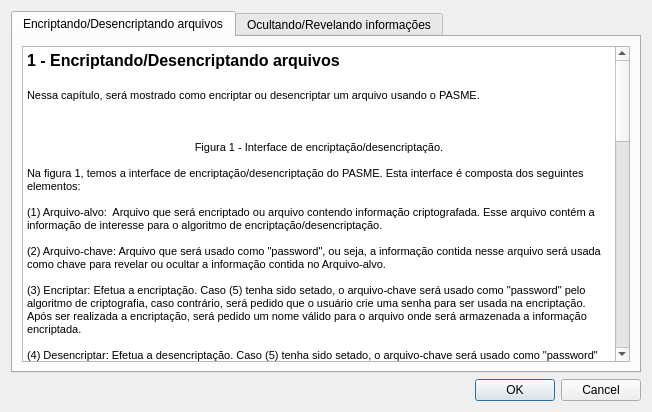
<?xml version="1.0" encoding="UTF-8"?>
<ui version="4.0">
 <class>ajuda</class>
 <widget class="QDialog" name="ajuda">
  <property name="geometry">
   <rect>
    <x>0</x>
    <y>0</y>
    <width>652</width>
    <height>412</height>
   </rect>
  </property>
  <property name="windowTitle">
   <string>Ajuda</string>
  </property>
  <layout class="QGridLayout" name="gridLayout_2">
   <item row="0" column="0">
    <widget class="QTabWidget" name="tabWidget">
     <property name="currentIndex">
      <number>0</number>
     </property>
     <widget class="QWidget" name="tab">
      <attribute name="title">
       <string>Encriptando/Desencriptando arquivos</string>
      </attribute>
      <layout class="QGridLayout" name="gridLayout">
       <item row="0" column="0">
        <widget class="QTextBrowser" name="textBrowser">
         <property name="html">
          <string>&lt;!DOCTYPE HTML PUBLIC &quot;-//W3C//DTD HTML 4.0//EN&quot; &quot;http://www.w3.org/TR/REC-html40/strict.dtd&quot;&gt;
&lt;html&gt;&lt;head&gt;&lt;meta name=&quot;qrichtext&quot; content=&quot;1&quot; /&gt;&lt;style type=&quot;text/css&quot;&gt;
p, li { white-space: pre-wrap; }
&lt;/style&gt;&lt;/head&gt;&lt;body style=&quot; font-family:'MS Shell Dlg 2'; font-size:8.25pt; font-weight:400; font-style:normal;&quot;&gt;
&lt;p style=&quot; margin-top:0px; margin-bottom:0px; margin-left:0px; margin-right:0px; -qt-block-indent:0; text-indent:0px;&quot;&gt;&lt;span style=&quot; font-size:12pt; font-weight:600;&quot;&gt;1 - Encriptando/Desencriptando arquivos&lt;/span&gt;&lt;/p&gt;
&lt;p style=&quot;-qt-paragraph-type:empty; margin-top:0px; margin-bottom:0px; margin-left:0px; margin-right:0px; -qt-block-indent:0; text-indent:0px; font-size:12pt; font-weight:600;&quot;&gt;&lt;/p&gt;
&lt;p style=&quot; margin-top:0px; margin-bottom:0px; margin-left:0px; margin-right:0px; -qt-block-indent:0; text-indent:0px;&quot;&gt;&lt;span style=&quot; font-size:8pt;&quot;&gt;Nessa capítulo, será mostrado como encriptar ou desencriptar um arquivo usando o PASME.&lt;/span&gt;&lt;/p&gt;
&lt;p align=&quot;center&quot; style=&quot;-qt-paragraph-type:empty; margin-top:0px; margin-bottom:0px; margin-left:0px; margin-right:0px; -qt-block-indent:0; text-indent:0px; font-size:8pt;&quot;&gt;&lt;/p&gt;
&lt;p align=&quot;center&quot; style=&quot; margin-top:0px; margin-bottom:0px; margin-left:0px; margin-right:0px; -qt-block-indent:0; text-indent:0px;&quot;&gt;&lt;img src=&quot;:/pasme/images/a&quot; /&gt;&lt;/p&gt;
&lt;p style=&quot;-qt-paragraph-type:empty; margin-top:0px; margin-bottom:0px; margin-left:0px; margin-right:0px; -qt-block-indent:0; text-indent:0px; font-size:8pt;&quot;&gt;&lt;/p&gt;
&lt;p align=&quot;center&quot; style=&quot; margin-top:0px; margin-bottom:0px; margin-left:0px; margin-right:0px; -qt-block-indent:0; text-indent:0px;&quot;&gt;&lt;span style=&quot; font-size:8pt;&quot;&gt;Figura 1 - Interface de encriptação/desencriptação.&lt;/span&gt;&lt;/p&gt;
&lt;p align=&quot;center&quot; style=&quot;-qt-paragraph-type:empty; margin-top:0px; margin-bottom:0px; margin-left:0px; margin-right:0px; -qt-block-indent:0; text-indent:0px; font-size:8pt;&quot;&gt;&lt;/p&gt;
&lt;p style=&quot; margin-top:0px; margin-bottom:0px; margin-left:0px; margin-right:0px; -qt-block-indent:0; text-indent:0px;&quot;&gt;&lt;span style=&quot; font-size:8pt;&quot;&gt;Na figura 1, temos a interface de encriptação/desencriptação do PASME. Esta interface é composta dos seguintes elementos:&lt;/span&gt;&lt;/p&gt;
&lt;p style=&quot;-qt-paragraph-type:empty; margin-top:0px; margin-bottom:0px; margin-left:0px; margin-right:0px; -qt-block-indent:0; text-indent:0px; font-size:8pt;&quot;&gt;&lt;/p&gt;
&lt;p style=&quot; margin-top:0px; margin-bottom:0px; margin-left:0px; margin-right:0px; -qt-block-indent:0; text-indent:0px;&quot;&gt;&lt;span style=&quot; font-size:8pt;&quot;&gt;(1) Arquivo-alvo:  Arquivo que será encriptado ou arquivo contendo informação criptografada. Esse arquivo contém a informação de interesse para o algoritmo de encriptação/desencriptação.&lt;/span&gt;&lt;/p&gt;
&lt;p style=&quot;-qt-paragraph-type:empty; margin-top:0px; margin-bottom:0px; margin-left:0px; margin-right:0px; -qt-block-indent:0; text-indent:0px; font-size:8pt;&quot;&gt;&lt;/p&gt;
&lt;p style=&quot; margin-top:0px; margin-bottom:0px; margin-left:0px; margin-right:0px; -qt-block-indent:0; text-indent:0px;&quot;&gt;&lt;span style=&quot; font-size:8pt;&quot;&gt;(2) Arquivo-chave: Arquivo que será usado como &amp;quot;password&amp;quot;, ou seja, a informação contida nesse arquivo será usada como chave para revelar ou ocultar a informação contida no Arquivo-alvo.&lt;/span&gt;&lt;/p&gt;
&lt;p style=&quot;-qt-paragraph-type:empty; margin-top:0px; margin-bottom:0px; margin-left:0px; margin-right:0px; -qt-block-indent:0; text-indent:0px; font-size:8pt;&quot;&gt;&lt;/p&gt;
&lt;p style=&quot; margin-top:0px; margin-bottom:0px; margin-left:0px; margin-right:0px; -qt-block-indent:0; text-indent:0px;&quot;&gt;&lt;span style=&quot; font-size:8pt;&quot;&gt;(3) Encriptar: Efetua a encriptação. Caso (5) tenha sido setado, o arquivo-chave será usado como &amp;quot;password&amp;quot; pelo algoritmo de criptografia, caso contrário, será pedido que o usuário crie uma senha para ser usada na encriptação. Após ser realizada a encriptação, será pedido um nome válido para o arquivo onde será armazenada a informação encriptada. &lt;/span&gt;&lt;/p&gt;
&lt;p style=&quot;-qt-paragraph-type:empty; margin-top:0px; margin-bottom:0px; margin-left:0px; margin-right:0px; -qt-block-indent:0; text-indent:0px; font-size:8pt;&quot;&gt;&lt;/p&gt;
&lt;p style=&quot; margin-top:0px; margin-bottom:0px; margin-left:0px; margin-right:0px; -qt-block-indent:0; text-indent:0px;&quot;&gt;&lt;span style=&quot; font-size:8pt;&quot;&gt;(4) Desencriptar: Efetua a desencriptação. Caso (5) tenha sido setado, o arquivo-chave será usado como &amp;quot;password&amp;quot; pelo algoritmo de desencriptação, caso contrário, será pedido que o usuário entrar com uma senha para ser usada na desencriptação. Antes de ser realizada a desencriptação será verificada se a senha é válida. Após ser realizada a desencriptação, será pedido um nome válido para o arquivo onde será armazenada a informação revelada. &lt;/span&gt;&lt;/p&gt;
&lt;p style=&quot;-qt-paragraph-type:empty; margin-top:0px; margin-bottom:0px; margin-left:0px; margin-right:0px; -qt-block-indent:0; text-indent:0px; font-size:8pt;&quot;&gt;&lt;/p&gt;
&lt;p style=&quot;-qt-paragraph-type:empty; margin-top:0px; margin-bottom:0px; margin-left:0px; margin-right:0px; -qt-block-indent:0; text-indent:0px; font-size:8pt;&quot;&gt;&lt;/p&gt;
&lt;p style=&quot; margin-top:0px; margin-bottom:0px; margin-left:0px; margin-right:0px; -qt-block-indent:0; text-indent:0px;&quot;&gt;&lt;span style=&quot; font-size:8pt;&quot;&gt;(5) Usar arquivo-chave: Indica se o arquivo-chave (2) será usado como &amp;quot;password&amp;quot; ou se será pedido para o usuário criar uma senha, no caso de ser realizada uma encriptação, ou se será pedido para o usuário entrar com uma senha, no caso de ser realizada uma desencriptação.&lt;/span&gt;&lt;/p&gt;
&lt;p style=&quot; margin-top:0px; margin-bottom:0px; margin-left:0px; margin-right:0px; -qt-block-indent:0; text-indent:0px;&quot;&gt;&lt;span style=&quot; font-size:8pt;&quot;&gt; &lt;/span&gt;&lt;/p&gt;
&lt;p style=&quot; margin-top:0px; margin-bottom:0px; margin-left:0px; margin-right:0px; -qt-block-indent:0; text-indent:0px;&quot;&gt;&lt;span style=&quot; font-size:10pt; font-weight:600;&quot;&gt;1.1) Os passos para encriptar um arquivo&lt;/span&gt;&lt;/p&gt;
&lt;p style=&quot;-qt-paragraph-type:empty; margin-top:0px; margin-bottom:0px; margin-left:0px; margin-right:0px; -qt-block-indent:0; text-indent:0px; font-size:10pt; font-weight:600;&quot;&gt;&lt;/p&gt;
&lt;p style=&quot; margin-top:0px; margin-bottom:0px; margin-left:0px; margin-right:0px; -qt-block-indent:0; text-indent:0px;&quot;&gt;&lt;span style=&quot; font-size:8pt;&quot;&gt;1.a) Escolha o arquivo-alvo, ou seja, o arquivo contendo a informação a ser encriptada. Para fazer isso clique no botão apontado em (1) da figura 1.&lt;/span&gt;&lt;/p&gt;
&lt;p style=&quot;-qt-paragraph-type:empty; margin-top:0px; margin-bottom:0px; margin-left:0px; margin-right:0px; -qt-block-indent:0; text-indent:0px; font-size:8pt;&quot;&gt;&lt;/p&gt;
&lt;p style=&quot; margin-top:0px; margin-bottom:0px; margin-left:0px; margin-right:0px; -qt-block-indent:0; text-indent:0px;&quot;&gt;&lt;span style=&quot; font-size:8pt;&quot;&gt;2.a) (opcional) Caso um arquivo será usado como &amp;quot;password&amp;quot;, escolhe-se o arquivo-chave clicando-se em (2) da figura 1. Após isso, marca-se em (5) da figura 1, indicando que um arquivo será usado como chave.&lt;/span&gt;&lt;/p&gt;
&lt;p style=&quot;-qt-paragraph-type:empty; margin-top:0px; margin-bottom:0px; margin-left:0px; margin-right:0px; -qt-block-indent:0; text-indent:0px; font-size:8pt;&quot;&gt;&lt;/p&gt;
&lt;p style=&quot; margin-top:0px; margin-bottom:0px; margin-left:0px; margin-right:0px; -qt-block-indent:0; text-indent:0px;&quot;&gt;&lt;span style=&quot; font-size:8pt;&quot;&gt;3.a) Clica-se em encriptar, (3) da figura 1. Se nenhum arquivo será usado como chave, ou seja, se (5) da figura 1 estiver desmarcado, um dialogo aparecerá requisitando uma senha para ser usada na encriptação. Após ser realizada a encriptação, o nome do arquivo onde será armazenada a informação encriptada será pedido.&lt;/span&gt;&lt;/p&gt;
&lt;p style=&quot;-qt-paragraph-type:empty; margin-top:0px; margin-bottom:0px; margin-left:0px; margin-right:0px; -qt-block-indent:0; text-indent:0px; font-size:8pt;&quot;&gt;&lt;/p&gt;
&lt;p style=&quot; margin-top:0px; margin-bottom:0px; margin-left:0px; margin-right:0px; -qt-block-indent:0; text-indent:0px;&quot;&gt;&lt;span style=&quot; font-size:8pt;&quot;&gt;4.a) Encriptação feita! A informação encriptada encontra-se no arquivo com o nome fornecido pelo usuário.&lt;/span&gt;&lt;/p&gt;
&lt;p style=&quot;-qt-paragraph-type:empty; margin-top:0px; margin-bottom:0px; margin-left:0px; margin-right:0px; -qt-block-indent:0; text-indent:0px; font-size:8pt;&quot;&gt;&lt;/p&gt;
&lt;p style=&quot; margin-top:0px; margin-bottom:0px; margin-left:0px; margin-right:0px; -qt-block-indent:0; text-indent:0px;&quot;&gt;&lt;span style=&quot; font-size:10pt; font-weight:600;&quot;&gt;1.2) Os passos para desencriptar um arquivo&lt;/span&gt;&lt;/p&gt;
&lt;p style=&quot;-qt-paragraph-type:empty; margin-top:0px; margin-bottom:0px; margin-left:0px; margin-right:0px; -qt-block-indent:0; text-indent:0px; font-size:10pt; font-weight:600;&quot;&gt;&lt;/p&gt;
&lt;p style=&quot; margin-top:0px; margin-bottom:0px; margin-left:0px; margin-right:0px; -qt-block-indent:0; text-indent:0px;&quot;&gt;&lt;span style=&quot; font-size:8pt;&quot;&gt;1.a) Escolha o arquivo-alvo, ou seja, o arquivo contendo a informação a ser desencriptada. Para fazer isso clique no botão apontado em (1) da figura 1.&lt;/span&gt;&lt;/p&gt;
&lt;p style=&quot;-qt-paragraph-type:empty; margin-top:0px; margin-bottom:0px; margin-left:0px; margin-right:0px; -qt-block-indent:0; text-indent:0px; font-size:8pt;&quot;&gt;&lt;/p&gt;
&lt;p style=&quot; margin-top:0px; margin-bottom:0px; margin-left:0px; margin-right:0px; -qt-block-indent:0; text-indent:0px;&quot;&gt;&lt;span style=&quot; font-size:8pt;&quot;&gt;2.a) (opcional) Caso um arquivo será usado como &amp;quot;password&amp;quot;, escolhe-se o arquivo-chave clicando-se em (2) da figura 1. Após isso, marca-se em (5) da figura 1, indicando que um arquivo será usado como chave.&lt;/span&gt;&lt;/p&gt;
&lt;p style=&quot;-qt-paragraph-type:empty; margin-top:0px; margin-bottom:0px; margin-left:0px; margin-right:0px; -qt-block-indent:0; text-indent:0px; font-size:8pt;&quot;&gt;&lt;/p&gt;
&lt;p style=&quot; margin-top:0px; margin-bottom:0px; margin-left:0px; margin-right:0px; -qt-block-indent:0; text-indent:0px;&quot;&gt;&lt;span style=&quot; font-size:8pt;&quot;&gt;3.a) Clica-se em desencriptar, (4) da figura 1. Se nenhum arquivo será usado como chave, ou seja, se (5) da figura 1 estiver desmarcado, um dialogo aparecerá requisitando uma senha para ser usada na desencriptação. Após ser realizada a desencriptação, o nome do arquivo onde será armazenada a informação desencriptada será pedido.&lt;/span&gt;&lt;/p&gt;
&lt;p style=&quot; margin-top:0px; margin-bottom:0px; margin-left:0px; margin-right:0px; -qt-block-indent:0; text-indent:0px;&quot;&gt;&lt;span style=&quot; font-size:8pt;&quot;&gt;&lt;br /&gt;Obs.: É preciso saber o tipo de informação que será revelada! O tipo de informação a ser revelada é importante para se saber a terminação correta a ser usada no nome de arquivo onde será jogado a informação desencriptada. Por exemplo, se for uma imagem, o nome do arquivo onde será jogada a informação desencriptada será algo como &amp;quot;nome_arquivo.png&amp;quot;, por exemplo.&lt;/span&gt;&lt;/p&gt;
&lt;p style=&quot;-qt-paragraph-type:empty; margin-top:0px; margin-bottom:0px; margin-left:0px; margin-right:0px; -qt-block-indent:0; text-indent:0px; font-size:8pt;&quot;&gt;&lt;/p&gt;
&lt;p style=&quot; margin-top:0px; margin-bottom:0px; margin-left:0px; margin-right:0px; -qt-block-indent:0; text-indent:0px;&quot;&gt;&lt;span style=&quot; font-size:8pt;&quot;&gt;4.a) Desencriptação feita! A informação desencriptada encontra-se no arquivo com o nome fornecido pelo usuário.&lt;/span&gt;&lt;/p&gt;
&lt;p style=&quot;-qt-paragraph-type:empty; margin-top:0px; margin-bottom:0px; margin-left:0px; margin-right:0px; -qt-block-indent:0; text-indent:0px; font-size:8pt;&quot;&gt;&lt;/p&gt;
&lt;p style=&quot; margin-top:0px; margin-bottom:0px; margin-left:0px; margin-right:0px; -qt-block-indent:0; text-indent:0px;&quot;&gt;&lt;span style=&quot; font-size:10pt; font-weight:600;&quot;&gt;1.3) Alterando parâmetros do algoritmo de criptografia&lt;/span&gt;&lt;/p&gt;
&lt;p style=&quot;-qt-paragraph-type:empty; margin-top:0px; margin-bottom:0px; margin-left:0px; margin-right:0px; -qt-block-indent:0; text-indent:0px; font-size:10pt; font-weight:600;&quot;&gt;&lt;/p&gt;
&lt;p align=&quot;center&quot; style=&quot; margin-top:0px; margin-bottom:0px; margin-left:0px; margin-right:0px; -qt-block-indent:0; text-indent:0px;&quot;&gt;&lt;img src=&quot;:/pasme/images/b&quot; /&gt;&lt;/p&gt;
&lt;p align=&quot;center&quot; style=&quot; margin-top:0px; margin-bottom:0px; margin-left:0px; margin-right:0px; -qt-block-indent:0; text-indent:0px;&quot;&gt;&lt;span style=&quot; font-size:8pt;&quot;&gt;Figura 2 - Paramêtros do algoritmo de criptografia&lt;/span&gt;&lt;/p&gt;
&lt;p align=&quot;center&quot; style=&quot;-qt-paragraph-type:empty; margin-top:0px; margin-bottom:0px; margin-left:0px; margin-right:0px; -qt-block-indent:0; text-indent:0px; font-size:8pt;&quot;&gt;&lt;/p&gt;
&lt;p style=&quot; margin-top:0px; margin-bottom:0px; margin-left:0px; margin-right:0px; -qt-block-indent:0; text-indent:0px;&quot;&gt;&lt;span style=&quot; font-size:8pt;&quot;&gt;A interface de ajuste de parâmetros do algoritmo de criptografia é apresentada na figura 2. Esta interface é composta dos seguintes elementos:&lt;/span&gt;&lt;/p&gt;
&lt;p style=&quot;-qt-paragraph-type:empty; margin-top:0px; margin-bottom:0px; margin-left:0px; margin-right:0px; -qt-block-indent:0; text-indent:0px; font-size:8pt;&quot;&gt;&lt;/p&gt;
&lt;p style=&quot; margin-top:0px; margin-bottom:0px; margin-left:0px; margin-right:0px; -qt-block-indent:0; text-indent:0px;&quot;&gt;&lt;span style=&quot; font-size:8pt;&quot;&gt;(1) Quanto maior for o valor desses quatro parâmetros, mais segura será a encriptação, mas isso reduzirá o desempenho do algoritmo. &lt;/span&gt;&lt;/p&gt;
&lt;p style=&quot;-qt-paragraph-type:empty; margin-top:0px; margin-bottom:0px; margin-left:0px; margin-right:0px; -qt-block-indent:0; text-indent:0px; font-size:8pt;&quot;&gt;&lt;/p&gt;
&lt;p style=&quot; margin-top:0px; margin-bottom:0px; margin-left:0px; margin-right:0px; -qt-block-indent:0; text-indent:0px;&quot;&gt;&lt;span style=&quot; font-size:8pt;&quot;&gt;(2) O algoritmo XOR é bem rápido, mas a chave de encriptação terá de ser fornecida diretamente, ou seja, caso alguém obtenha a chave de encriptação, a recuperação da informação é direta. O algoritmo PASME é o default, este algoritmo gera indiretamente a chave de encriptação com o tamanho dado em (3), ele é mais seguro, pois mantém obscura a chave de encriptação usada.&lt;/span&gt;&lt;/p&gt;
&lt;p style=&quot;-qt-paragraph-type:empty; margin-top:0px; margin-bottom:0px; margin-left:0px; margin-right:0px; -qt-block-indent:0; text-indent:0px; font-size:8pt;&quot;&gt;&lt;/p&gt;
&lt;p style=&quot; margin-top:0px; margin-bottom:0px; margin-left:0px; margin-right:0px; -qt-block-indent:0; text-indent:0px;&quot;&gt;&lt;span style=&quot; font-size:8pt;&quot;&gt;(3) Tamanho da chave de encriptação gerada pelo PASME.&lt;/span&gt;&lt;/p&gt;
&lt;p style=&quot;-qt-paragraph-type:empty; margin-top:0px; margin-bottom:0px; margin-left:0px; margin-right:0px; -qt-block-indent:0; text-indent:0px; font-size:8pt;&quot;&gt;&lt;/p&gt;
&lt;p style=&quot;-qt-paragraph-type:empty; margin-top:0px; margin-bottom:0px; margin-left:0px; margin-right:0px; -qt-block-indent:0; text-indent:0px; font-size:8pt;&quot;&gt;&lt;/p&gt;&lt;/body&gt;&lt;/html&gt;</string>
         </property>
        </widget>
       </item>
      </layout>
     </widget>
     <widget class="QWidget" name="tab_2">
      <attribute name="title">
       <string>Ocultando/Revelando informações</string>
      </attribute>
      <layout class="QGridLayout" name="gridLayout_3">
       <item row="0" column="0">
        <widget class="QTextBrowser" name="textBrowser_2">
         <property name="html">
          <string>&lt;!DOCTYPE HTML PUBLIC &quot;-//W3C//DTD HTML 4.0//EN&quot; &quot;http://www.w3.org/TR/REC-html40/strict.dtd&quot;&gt;
&lt;html&gt;&lt;head&gt;&lt;meta name=&quot;qrichtext&quot; content=&quot;1&quot; /&gt;&lt;style type=&quot;text/css&quot;&gt;
p, li { white-space: pre-wrap; }
&lt;/style&gt;&lt;/head&gt;&lt;body style=&quot; font-family:'MS Shell Dlg 2'; font-size:8.25pt; font-weight:400; font-style:normal;&quot;&gt;
&lt;p style=&quot; margin-top:0px; margin-bottom:0px; margin-left:0px; margin-right:0px; -qt-block-indent:0; text-indent:0px;&quot;&gt;&lt;span style=&quot; font-size:12pt; font-weight:600;&quot;&gt;2 - Ocultando/Revelando informações&lt;/span&gt;&lt;/p&gt;
&lt;p style=&quot;-qt-paragraph-type:empty; margin-top:0px; margin-bottom:0px; margin-left:0px; margin-right:0px; -qt-block-indent:0; text-indent:0px; font-size:12pt; font-weight:600;&quot;&gt;&lt;/p&gt;
&lt;p style=&quot; margin-top:0px; margin-bottom:0px; margin-left:0px; margin-right:0px; -qt-block-indent:0; text-indent:0px;&quot;&gt;&lt;span style=&quot; font-size:8pt;&quot;&gt;A seguir, será mostrado como usar o PASME para ocultar informações em qualquer arquivo. Na figura 3, é mostrada a interface de ocultação/revelação de informações.&lt;/span&gt;&lt;/p&gt;
&lt;p style=&quot;-qt-paragraph-type:empty; margin-top:0px; margin-bottom:0px; margin-left:0px; margin-right:0px; -qt-block-indent:0; text-indent:0px; font-size:8pt;&quot;&gt;&lt;/p&gt;
&lt;p align=&quot;center&quot; style=&quot; margin-top:0px; margin-bottom:0px; margin-left:0px; margin-right:0px; -qt-block-indent:0; text-indent:0px;&quot;&gt;&lt;img src=&quot;:/pasme/images/c&quot; /&gt;&lt;/p&gt;
&lt;p align=&quot;center&quot; style=&quot; margin-top:0px; margin-bottom:0px; margin-left:0px; margin-right:0px; -qt-block-indent:0; text-indent:0px;&quot;&gt;&lt;span style=&quot; font-size:8pt;&quot;&gt;Figura 3 - Interface de ocultação/revelação de informações&lt;/span&gt;&lt;/p&gt;
&lt;p style=&quot;-qt-paragraph-type:empty; margin-top:0px; margin-bottom:0px; margin-left:0px; margin-right:0px; -qt-block-indent:0; text-indent:0px; font-size:8pt;&quot;&gt;&lt;/p&gt;
&lt;p style=&quot; margin-top:0px; margin-bottom:0px; margin-left:0px; margin-right:0px; -qt-block-indent:0; text-indent:0px;&quot;&gt;&lt;span style=&quot; font-size:8pt;&quot;&gt;A interface de ocultação/revelação de informações é contida das seguintes partes:&lt;/span&gt;&lt;/p&gt;
&lt;p style=&quot;-qt-paragraph-type:empty; margin-top:0px; margin-bottom:0px; margin-left:0px; margin-right:0px; -qt-block-indent:0; text-indent:0px; font-size:8pt;&quot;&gt;&lt;/p&gt;
&lt;p style=&quot; margin-top:0px; margin-bottom:0px; margin-left:0px; margin-right:0px; -qt-block-indent:0; text-indent:0px;&quot;&gt;&lt;span style=&quot; font-size:8pt;&quot;&gt;(1) Arquivo com possivel informação oculta:   Este campo é usado para indicar o nome do arquivo que tem informação escondida em seu interior.&lt;/span&gt;&lt;/p&gt;
&lt;p style=&quot;-qt-paragraph-type:empty; margin-top:0px; margin-bottom:0px; margin-left:0px; margin-right:0px; -qt-block-indent:0; text-indent:0px; font-size:8pt;&quot;&gt;&lt;/p&gt;
&lt;p style=&quot; margin-top:0px; margin-bottom:0px; margin-left:0px; margin-right:0px; -qt-block-indent:0; text-indent:0px;&quot;&gt;&lt;span style=&quot; font-size:8pt;&quot;&gt;(2) Revelar: Revela a informação contida no arquivo dado (1). Será pedido o nome do arquivo onde será armazenada a informação revelada, como no caso da desencriptação, é preciso saber o tipo de informação escondida para gerar um arquivo com terminação correta e poder-se trabalhar corretamente com a informação revelada.&lt;/span&gt;&lt;/p&gt;
&lt;p style=&quot;-qt-paragraph-type:empty; margin-top:0px; margin-bottom:0px; margin-left:0px; margin-right:0px; -qt-block-indent:0; text-indent:0px; font-size:8pt;&quot;&gt;&lt;/p&gt;
&lt;p style=&quot; margin-top:0px; margin-bottom:0px; margin-left:0px; margin-right:0px; -qt-block-indent:0; text-indent:0px;&quot;&gt;&lt;span style=&quot; font-size:8pt;&quot;&gt;(3) Arquivo que vai ser escondido: Nome do arquivo que contem a informação que será ocultada em outro arquivo.&lt;/span&gt;&lt;/p&gt;
&lt;p style=&quot;-qt-paragraph-type:empty; margin-top:0px; margin-bottom:0px; margin-left:0px; margin-right:0px; -qt-block-indent:0; text-indent:0px; font-size:8pt;&quot;&gt;&lt;/p&gt;
&lt;p style=&quot; margin-top:0px; margin-bottom:0px; margin-left:0px; margin-right:0px; -qt-block-indent:0; text-indent:0px;&quot;&gt;&lt;span style=&quot; font-size:8pt;&quot;&gt;(4) Arquivo onde a informação será ocultada: Nome do arquivo onde será a ocultada a informação contida no arquivo fornecido em (3).&lt;/span&gt;&lt;/p&gt;
&lt;p style=&quot;-qt-paragraph-type:empty; margin-top:0px; margin-bottom:0px; margin-left:0px; margin-right:0px; -qt-block-indent:0; text-indent:0px; font-size:8pt;&quot;&gt;&lt;/p&gt;
&lt;p style=&quot; margin-top:0px; margin-bottom:0px; margin-left:0px; margin-right:0px; -qt-block-indent:0; text-indent:0px;&quot;&gt;&lt;span style=&quot; font-size:8pt;&quot;&gt;(5) Ocultar: Oculta a informação contida  no arquivo dado em (3) no arquivo fornecido em (4). &lt;/span&gt;&lt;/p&gt;&lt;/body&gt;&lt;/html&gt;</string>
         </property>
        </widget>
       </item>
      </layout>
     </widget>
    </widget>
   </item>
   <item row="1" column="0">
    <widget class="QDialogButtonBox" name="buttonBox">
     <property name="orientation">
      <enum>Qt::Horizontal</enum>
     </property>
     <property name="standardButtons">
      <set>QDialogButtonBox::Cancel|QDialogButtonBox::Ok</set>
     </property>
    </widget>
   </item>
  </layout>
 </widget>
 <resources/>
 <connections>
  <connection>
   <sender>buttonBox</sender>
   <signal>accepted()</signal>
   <receiver>ajuda</receiver>
   <slot>accept()</slot>
   <hints>
    <hint type="sourcelabel">
     <x>248</x>
     <y>254</y>
    </hint>
    <hint type="destinationlabel">
     <x>157</x>
     <y>274</y>
    </hint>
   </hints>
  </connection>
  <connection>
   <sender>buttonBox</sender>
   <signal>rejected()</signal>
   <receiver>ajuda</receiver>
   <slot>reject()</slot>
   <hints>
    <hint type="sourcelabel">
     <x>316</x>
     <y>260</y>
    </hint>
    <hint type="destinationlabel">
     <x>286</x>
     <y>274</y>
    </hint>
   </hints>
  </connection>
 </connections>
</ui>
